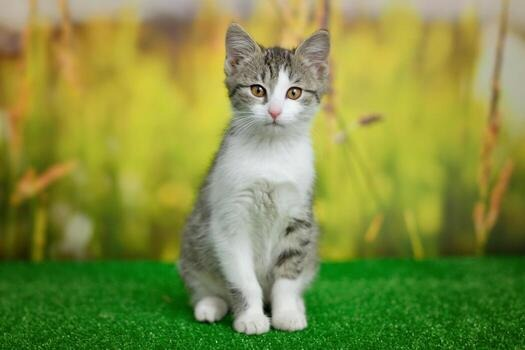
#> input picture WhatsApp Image 2026-11-10 at 7.25.10 PM.jpeg, 525 x 350 px, found by its file name
$ jupyter execute --allow-errors image_proceesing.ipynb
#> lines starting #> are read from the running program, lines starting #| are printed output that depends on the picture
[cell 1]
import cv2
import numpy as np
import matplotlib.pyplot as plt
import os

[cell 2]
image_path = '/content/WhatsApp Image 2026-11-10 at 7.25.10 PM.jpeg'

[cell 3]
img =cv2.imread(image_path)
#> img is the input picture: shape (350, 525, 3); mean B, G, R 66.2, 142.5, 129.8
img_rgb = cv2.cvtColor(img, cv2.COLOR_BGR2RGB)

[cell 4]
plt.imshow(img)

[cell 5]
img =cv2.imread(image_path)
img_rgb = cv2.cvtColor(img, cv2.COLOR_BGR2RGB)
plt.imshow(img_rgb)

[cell 6]
type(img_rgb)

[cell 7]
img_rgb.ndim
#> Out = 3

[cell 8]
img_rgb.shape
#> Out = (350, 525, 3)

[cell 9]
img_rgbt2 = img_rgb.copy()
img_rgbt2[:,:,0]=0
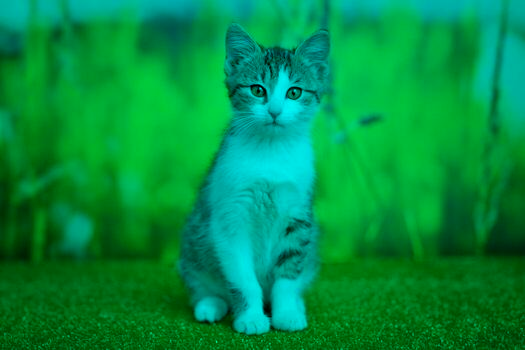
#> img_rgbt2: shape (350, 525, 3); mean R, G, B 0, 142.5, 66.2
img_rgbt2[:,:,1]=0
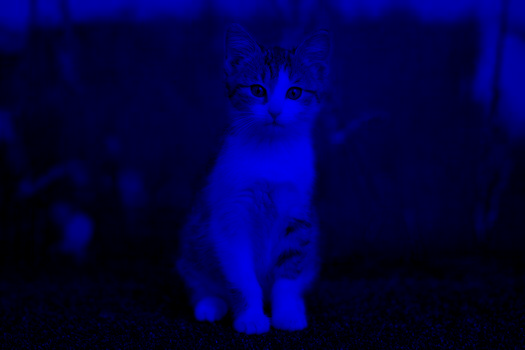
#> img_rgbt2: shape (350, 525, 3); mean R, G, B 0, 0, 66.2
plt.imshow(img_rgbt2)

[cell 10]
img_rgb[:,:,0]

[cell 11]
img_rgb[:,:,2]

#> (a cell that did not finish here is left out)

[cell 13]
cropped_img = img_rgb[:250,150:400,0].copy()
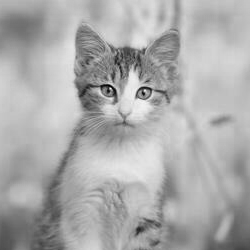
#> cropped_img: shape (250, 250); min 1, max 253, mean 170.7

[cell 14]
cropped_img

[cell 15]
new_resize_img=cv2.resize(cropped_img,(100,100))
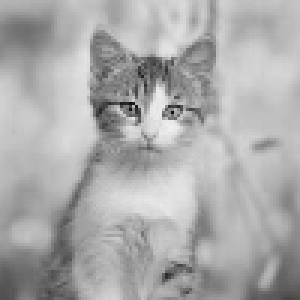
#> new_resize_img: shape (100, 100) (shown 3 times larger); min 15, max 239, mean 170.7
